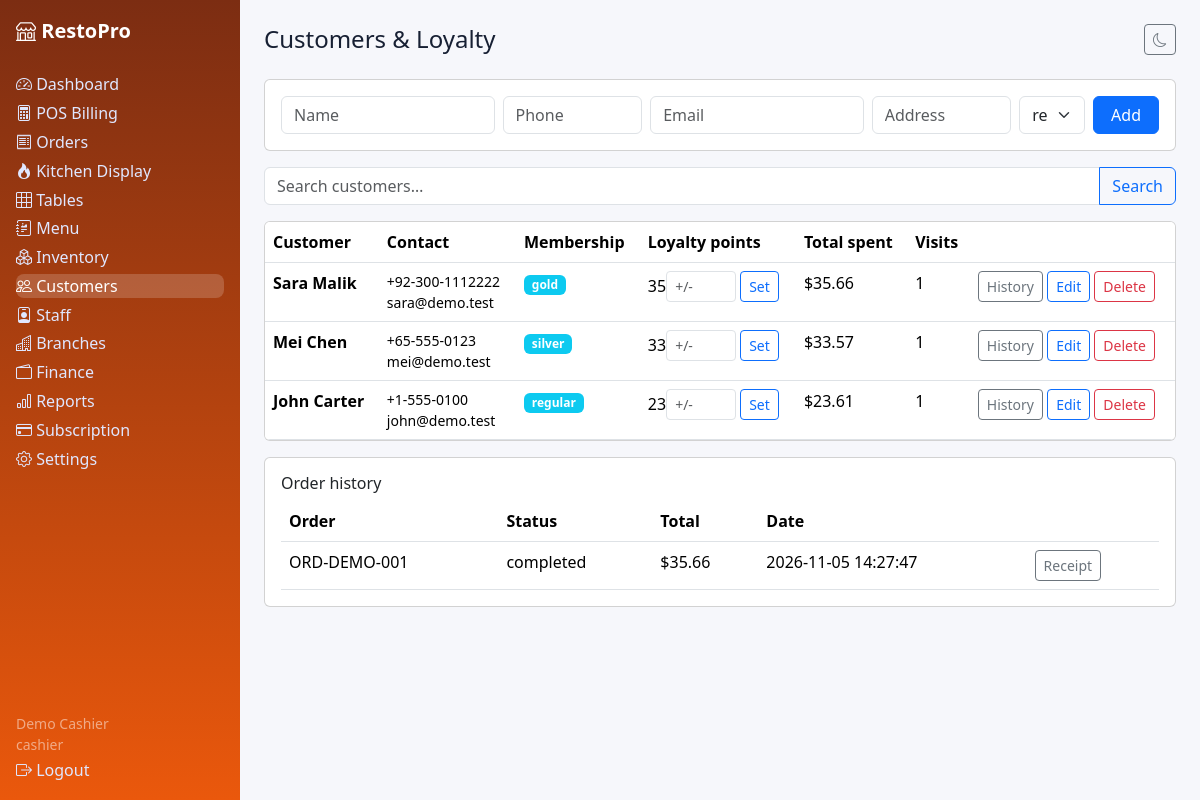
/customers.php?history=1 (signed in), run on the app's committed database.
### tables this page shows
CREATE TABLE customers (id INT UNSIGNED AUTO_INCREMENT PRIMARY KEY, tenant_id INT UNSIGNED NOT NULL, name VARCHAR(150) NOT NULL, email VARCHAR(190) NULL, phone VARCHAR(40) NULL, address VARCHAR(255) NULL, membership ENUM('regular','silver','gold','vip') NOT NULL DEFAULT 'regular', loyalty_points INT NOT NULL DEFAULT 0, total_spent DECIMAL(12,2) NOT NULL DEFAULT 0, visits INT NOT NULL DEFAULT 0, created_at DATETIME NOT NULL DEFAULT CURRENT_TIMESTAMP, INDEX idx_cust_tenant(tenant_id), INDEX idx_cust_name(name), CONSTRAINT fk_cust_tenant FOREIGN KEY(tenant_id) REFERENCES tenants(id) ON DELETE CASCADE);

CREATE TABLE orders (id INT UNSIGNED AUTO_INCREMENT PRIMARY KEY, tenant_id INT UNSIGNED NOT NULL, branch_id INT UNSIGNED NOT NULL, table_id INT UNSIGNED NULL, customer_id INT UNSIGNED NULL, user_id INT UNSIGNED NULL, order_number VARCHAR(30) NOT NULL UNIQUE, order_type ENUM('dine-in','takeaway','delivery') NOT NULL DEFAULT 'dine-in', status ENUM('pending','preparing','ready','served','completed','cancelled','refunded') NOT NULL DEFAULT 'pending', payment_status ENUM('paid','unpaid','refunded') NOT NULL DEFAULT 'paid', subtotal DECIMAL(12,2) NOT NULL DEFAULT 0, discount DECIMAL(12,2) NOT NULL DEFAULT 0, tax_rate DECIMAL(5,2) NOT NULL DEFAULT 0, tax_amount DECIMAL(12,2) NOT NULL DEFAULT 0, total DECIMAL(12,2) NOT NULL DEFAULT 0, notes TEXT NULL, created_at DATETIME NOT NULL DEFAULT CURRENT_TIMESTAMP, INDEX idx_order_tenant(tenant_id), INDEX idx_order_branch(branch_id), INDEX idx_order_status(status), INDEX idx_order_date(created_at), CONSTRAINT fk_order_tenant FOREIGN KEY(tenant_id) REFERENCES tenants(id) ON DELETE CASCADE, CONSTRAINT fk_order_branch FOREIGN KEY(branch_id) REFERENCES branches(id) ON DELETE CASCADE, CONSTRAINT fk_order_table FOREIGN KEY(table_id) REFERENCES restaurant_tables(id) ON DELETE SET NULL, CONSTRAINT fk_order_customer FOREIGN KEY(customer_id) REFERENCES customers(id) ON DELETE SET NULL, CONSTRAINT fk_order_user FOREIGN KEY(user_id) REFERENCES users(id) ON DELETE SET NULL);

### includes/functions.php (called while the page is built, shortened)
<?php
function e(?string $v): string { return htmlspecialchars($v ?? '', ENT_QUOTES, 'UTF-8'); }
function current_user(): ?array { return $_SESSION['user'] ?? null; }
function tenant_id(): ?int { $u = current_user(); return isset($u['tenant_id']) && $u['tenant_id'] !== null ? (int)$u['tenant_id'] : null; }
function money($n): string { return '$' . number_format((float)$n, 2); }

### includes/auth.php (called while the page is built, shortened)
<?php
require_once __DIR__ . '/functions.php';
function require_tenant(): int {
    $t = tenant_id();
    return $t;
}

### customers.php (the view, shortened to what this page needs)
<?php require_once __DIR__ . '/includes/auth.php'; $pdo=db(); $tid=require_tenant();
function qa(PDO $pdo,string $sql,array $a): array { $s=$pdo->prepare($sql); $s->execute($a); return $s->fetchAll(); }
$search=trim($_GET['q']??''); $sql='SELECT * FROM customers WHERE tenant_id=?'; $a=[$tid]; if($search){ $sql.=' AND (name LIKE ? OR phone LIKE ? OR email LIKE ?)'; $a[]='%'.$search.'%'; $a[]='%'.$search.'%'; $a[]='%'.$search.'%'; }
$rows=qa($pdo,$sql.' ORDER BY total_spent DESC',$a);
$edit=null; $history=[]; if(!empty($_GET['edit'])){ $s=$pdo->prepare('SELECT * FROM customers WHERE id=? AND tenant_id=?'); $s->execute([(int)$_GET['edit'],$tid]); $edit=$s->fetch(); }
if(!empty($_GET['history'])){ $history=qa($pdo,'SELECT * FROM orders WHERE customer_id=? AND tenant_id=? ORDER BY id DESC LIMIT 20',[(int)$_GET['history'],$tid]); }
include __DIR__ . '/includes/header.php'; ?>
<div class="card p-3 mb-3"><form class="row g-2" method="post"><?= csrf_field() ?><input type="hidden" name="action" value="save"><input type="hidden" name="id" value="<?= e($edit['id']??'') ?>">
<div class="col-md-3"><input class="form-control" name="name" placeholder="Name" value="<?= e($edit['name']??'') ?>" required></div><div class="col-md-2"><input class="form-control" name="phone" placeholder="Phone" value="<?= e($edit['phone']??'') ?>"></div>
<div class="col-md-3"><input class="form-control" name="email" placeholder="Email" value="<?= e($edit['email']??'') ?>"></div><div class="col-md-2"><input class="form-control" name="address" placeholder="Address" value="<?= e($edit['address']??'') ?>"></div>
<div class="col-md-1"><select class="form-select" name="membership"><?php foreach(['regular','silver','gold','vip'] as $m): ?><option <?= ($edit['membership']??'regular')===$m?'selected':'' ?>><?= $m ?></option><?php endforeach; ?></select></div>
<div class="col-md-1"><button class="btn btn-primary w-100"><?= $edit?'Update':'Add' ?></button></div></form></div>
<form class="mb-3" method="get"><div class="input-group"><input class="form-control" name="q" placeholder="Search customers…" value="<?= e($search) ?>"><button class="btn btn-outline-primary">Search</button></div></form>
<div class="card p-0 overflow-auto"><table class="table mb-0"><tr><th>Customer</th><th>Contact</th><th>Membership</th><th>Loyalty points</th><th>Total spent</th><th>Visits</th><th></th></tr>
<?php foreach($rows as $r): ?><tr><td><strong><?= e($r['name']) ?></strong></td><td class="small"><?= e($r['phone']??'') ?><br><?= e($r['email']??'') ?></td><td><span class="badge bg-info"><?= e($r['membership']) ?></span></td><td><?= $r['loyalty_points'] ?>
<form method="post" class="d-inline-flex gap-1"><input class="form-control form-control-sm" style="width:70px" type="number" name="points" placeholder="+/-"><button class="btn btn-sm btn-outline-primary">Set</button></form></td>
<td><?= money($r['total_spent']) ?></td><td><?= $r['visits'] ?></td><td class="text-nowrap"><a class="btn btn-sm btn-outline-secondary" href="?history=<?= $r['id'] ?>">History</a> <a class="btn btn-sm btn-outline-primary" href="?edit=<?= $r['id'] ?>">Edit</a> <form method="post" class="d-inline"><?= csrf_field() ?><input type="hidden" name="action" value="delete"><input type="hidden" name="id" value="<?= $r['id'] ?>"><button class="btn btn-sm btn-outline-danger" data-confirm="Delete customer?">Delete</button></form></td></tr><?php endforeach; ?></table></div>
<?php if($history): ?><div class="card p-3 mt-3"><h6>Order history</h6><table class="table mb-0"><tr><th>Order</th><th>Status</th><th>Total</th><th>Date</th><th></th></tr><?php foreach($history as $o): ?><tr><td><?= e($o['order_number']) ?></td><td><?= e($o['status']) ?></td><td><?= money($o['total']) ?></td><td><?= e($o['created_at']) ?></td><td><a class="btn btn-sm btn-outline-secondary" href="receipt.php?id=<?= $o['id'] ?>" target="_blank">Receipt</a></td></tr><?php endforeach; ?></table></div><?php endif; ?>
<?php include __DIR__ . '/includes/footer.php'; ?>

### assets/css/style.css (style rules this page uses)
:root { --brand:#ea580c;--bg:#f6f7fb;--card:#fff;--text:#172033 }
body { background:var(--bg);color:var(--text);font-family:system-ui,-apple-system,"Segoe UI",Roboto,sans-serif }

### data on the page
customers: name "Sara Malik", phone "+92-300-1112222", email "sara@demo.test", membership "gold", loyalty_points "35", total_spent "$35.66", visits "1"
customers: name "Mei Chen", phone "+65-555-0123", email "mei@demo.test", membership "silver", loyalty_points "33", total_spent "$33.57", visits "1"
customers: name "John Carter", phone "+1-555-0100", email "john@demo.test", membership "regular", loyalty_points "23", total_spent "$23.61", visits "1"
orders: order_number "ORD-DEMO-001", status "completed", total "$35.66", created_at "2026-11-05 14:27:47"

### other printed values
$l "Dashboard"
$l "POS Billing"
$l "Orders"
$l "Kitchen Display"
$l "Tables"
$l "Menu"
$l "Inventory"
$l "Customers"
$l "Staff"
$l "Branches"
$l "Finance"
$l "Reports"
$l "Subscription"
$l "Settings"
current_user()['name'] "Demo Cashier"
